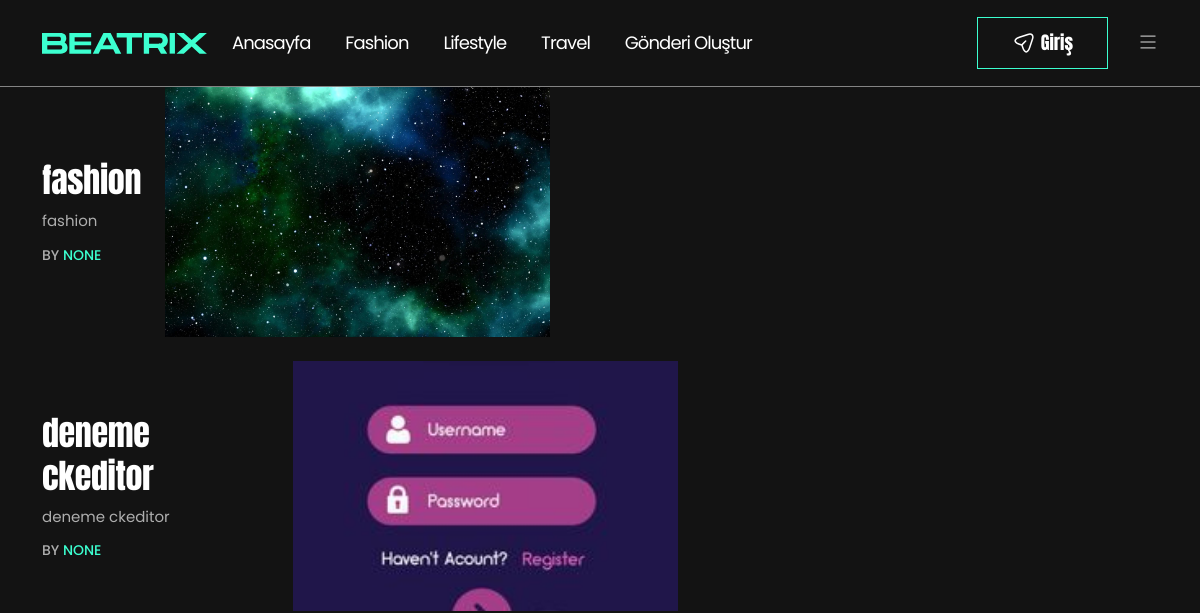
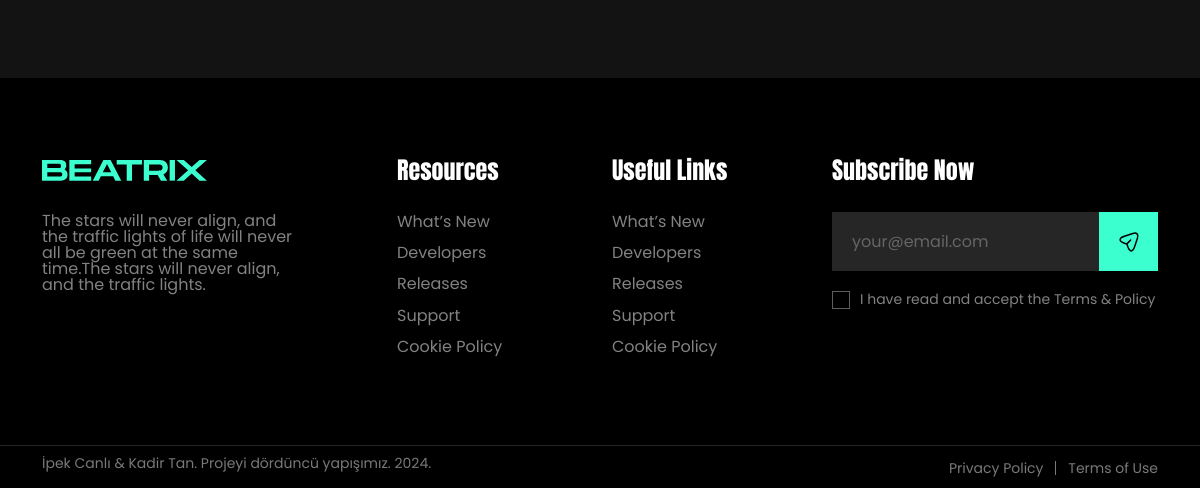
Before: /fashion/ with the older database file (2 pictures, top to bottom).
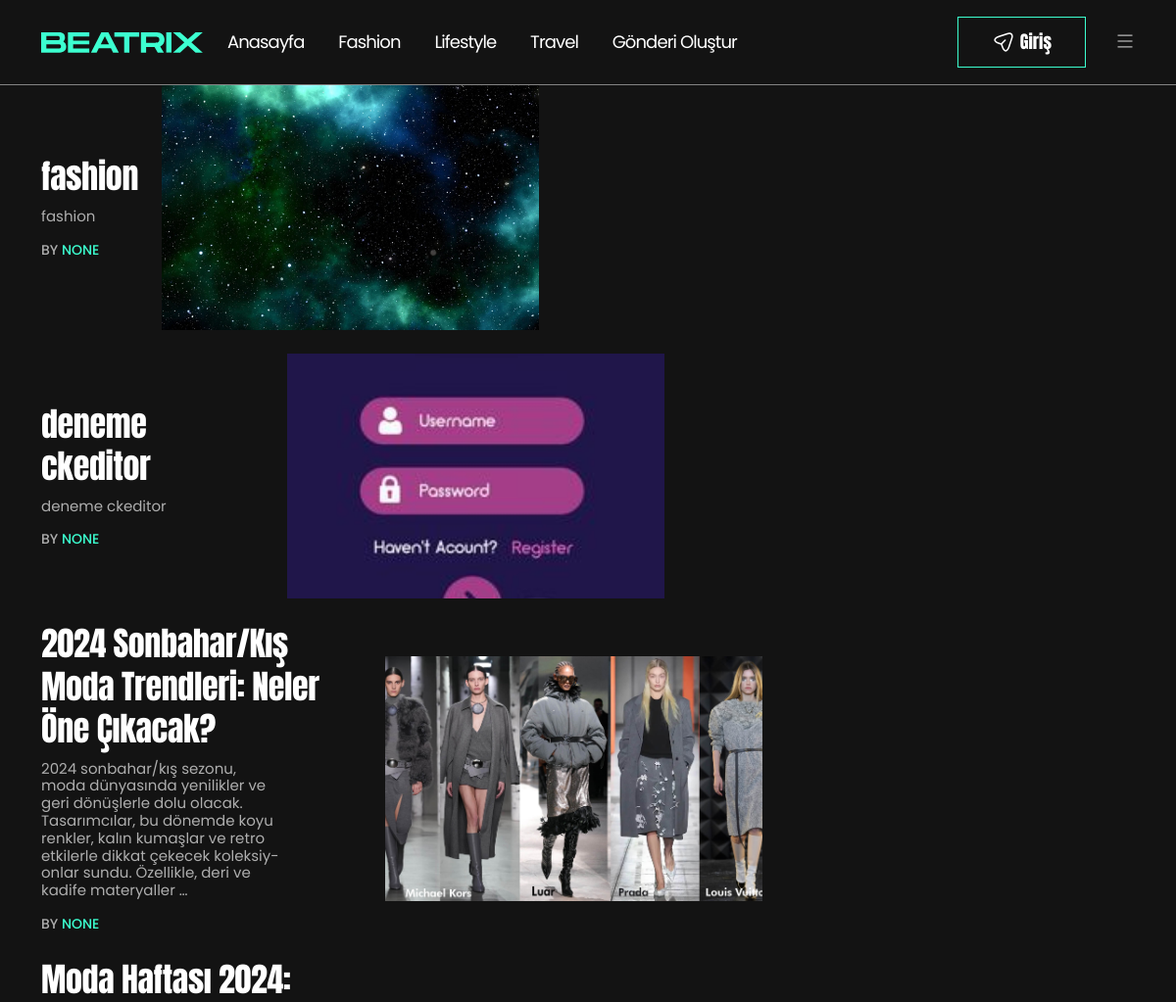
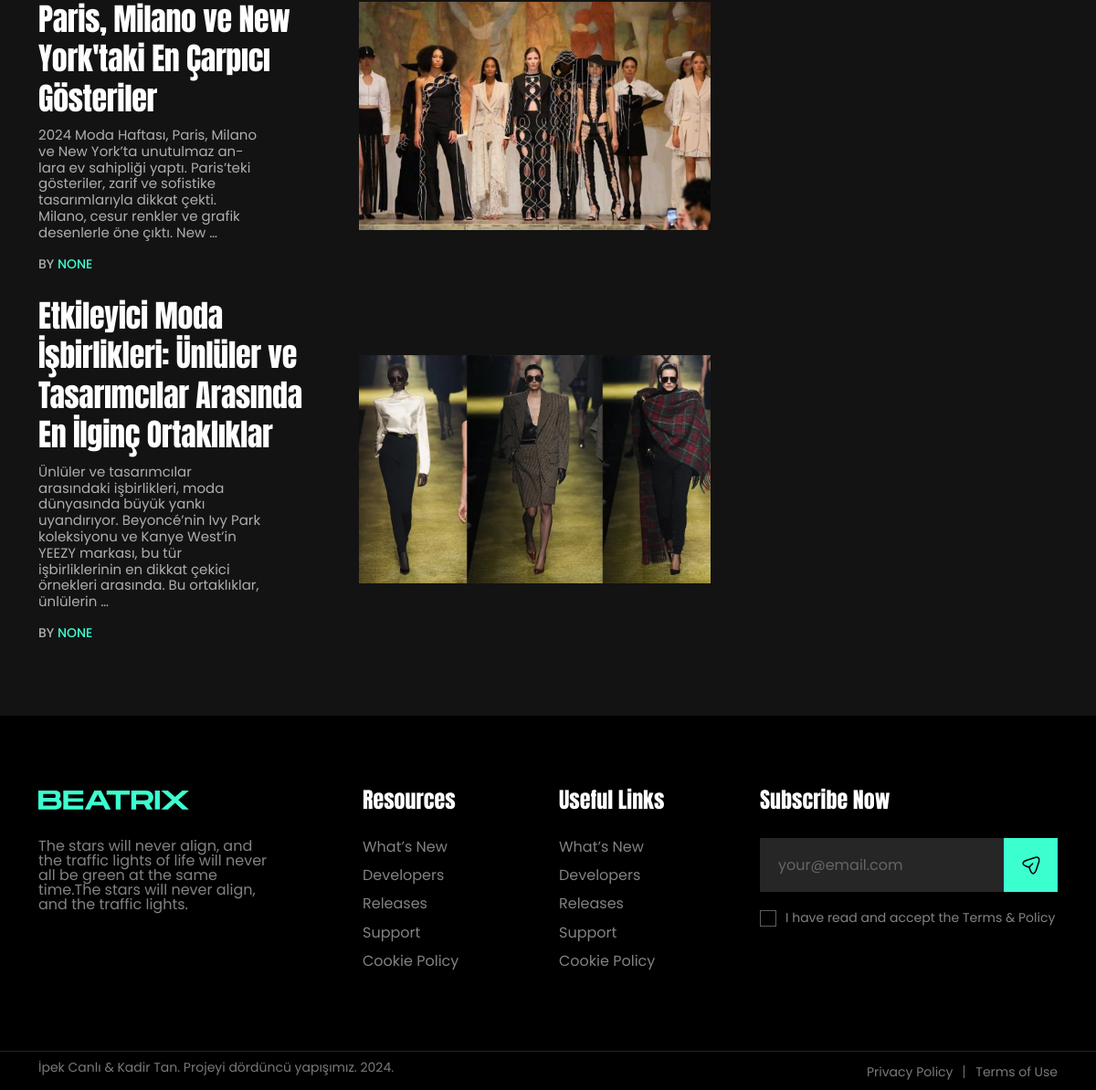
After: the same page with the newer database file (2 pictures, top to bottom).
### Writer/models.py (models this page shows, shortened)
class Post(models.Model):
    title = models.CharField(max_length=200)
    user = models.ForeignKey(User, on_delete=models.CASCADE, null=True, blank=True)
    writer = models.ForeignKey('Writer', verbose_name="Yazar", on_delete=models.CASCADE, related_name='posts', null=True, blank=True)
    category = models.ForeignKey(Category, on_delete=models.CASCADE, null=True, blank=True)
    content = RichTextField()
    is_published = models.BooleanField(default=False)
    live_date = models.DateTimeField(default=timezone.now)
    created_date = models.DateTimeField(auto_now_add=True)
    updated_date = models.DateTimeField(auto_now=True)
    image = models.ImageField(upload_to='images/', null=True, blank=True)
    is_delete = models.BooleanField(verbose_name=('Silindi?'), default=False)
    delete_date = models.DateTimeField(verbose_name=('Silinme Tarihi'), blank=True, null=True)
    view_count = models.PositiveIntegerField(default=0)

### Main/views.py (the view)
# urls.py: path('fashion/', fashion, name='fashion'),
def fashion(request):
    fashion_posts = Post.objects.filter(category__name='Fashion')
    return render(request, 'Main/fashion.html', {'fashions': fashion_posts})

### Main/templates/Main/fashion.html (shortened to what this page needs)
{% extends 'Main/base.html' %}
{% load static %}
{% block content %}
  <div class="theme-blog-page-area mb-80">
    <div class="container">
      <div class="row">
        <div class="col-lg-8">
          <div class="row">
            <div class="col-lg-12">
              {% for fashion in fashions %}
                <article class="post-block-style-wrapper post-block-template-four">
                  <div class="post-block-style-inner post-block-list-style-inner">
                    <div class="post-block-content-wrap">
                      <div class="post-item-title">
                        <h2 class="post-title"><a href="{% url 'post-detail' 'fashion' fashion.id %}">{{ fashion.title }}</a></h2>
                      </div>
                      <div class="post-excerpt-box">
                        <p>{{ fashion.content|safe|truncatewords:30 }}</p>
                      </div>
                      <div class="post-bottom-meta-list">
                        <div class="post-meta-author-box">
                          By <a href="javascript:void(0)">{{ fashion.user }}</a>
                        </div>
                      </div>
                    </div>
                    {% if fashion.image %}
                      <div class="post-block-media-wrap">
                        <a href="{% url 'post-detail' 'fashion' fashion.id %}"><img src="{{ fashion.image.url }}" alt="{{ fashion.title }}" /></a>
                      </div>
                    {% endif %}
                  </div>
                </article>
              {% endfor %}
            </div>
          </div>
        </div>
        <div class="col-lg-4"></div>
      </div>
    </div>
  </div>
{% endblock %}

### Main/templates/Main/base.html (shortened to what this page needs)
{% load static %}
<!DOCTYPE html>
<html class="no-js" lang="en">
  <head>
    <link rel="stylesheet" href="{% static 'assets/css/vendor/bootstrap.min.css' %}" />
    <link rel="stylesheet" href="{% static 'assets/css/vendor/font-awesome.css' %}" />
    <link rel="stylesheet" href="{% static 'assets/css/vendor/icon-font.css' %}" />
    <link rel="stylesheet" href="{% static 'assets/css/vendor/remixicon.css' %}" />
    <link rel="stylesheet" href="{% static 'assets/css/app.css' %}" />
    <link rel="stylesheet" href="{% static 'assets/css/responsive.css' %}" />
  </head>
  <body>
    <div id="main-wrapper" class="main-wrapper">
      <header id="theme-header-one" class="theme-header-main header-style-one">
        <div class="theme-header-area">
          <div class="container">
            <div class="row align-items-center">
              <div class="col-lg-2">
                <div class="logo theme-logo">
                  <a href="{% url 'index' %}"><img src="{% static 'assets/media/logo.svg' %}" alt="Logo" /></a>
                </div>
              </div>
              <div class="col-lg-6">
                <div class="nav-menu-wrapper">
                  <div class="mainmenu">
                    <nav class="nav-main-wrap">
                      <ul class="theme-navigation-wrap theme-main-menu">
                        <li>
                          <a href="{% url 'index' %}">Anasayfa</a>
                        </li>
                        <li>
                          <a href="{% url 'fashion' %}">Fashion</a>
                        </li>
                        <li>
                          <a href="{% url 'lifestyle' %}">Lifestyle</a>
                        </li>
                        <li>
                          <a href="{% url 'travel' %}">Travel</a>
                        </li>
                        <li>
                          <a href="{% url 'create_post' %}">Gönderi Oluştur</a>
                        </li>
                      </ul>
                    </nav>
                  </div>
                </div>
              </div>
              <div class="col-lg-4">
                <div class="header-right-wrapper">
                  <div class="header_search_wrap">
                    <div class="search-icon theme-search-custom-iconn">
                      <i class="icofont-search-1"></i>
                    </div>
                  </div>
                  <div class="header-subscribe">
                    <a href="{% url 'login' %}" class="subscribe-btn">Giriş</a>
                  </div>
                  <div class="header-burger-menu">
                    <div class="burger-nav-bar">
                      <a class="tp-header__bars tp-menu-bar" href="javascript:void(0)"><i class="ri-menu-fill"></i></a>
                    </div>
                  </div>
                </div>
              </div>
            </div>
          </div>
        </div>
      </header>
      {% block content %}
      {% endblock %}
      <footer class="theme-footer-area">
        <div class="footer-top pt-80 pb-70">
          <div class="container">
            <div class="row">
              <div class="col-lg-3">
                <div class="footer-widget widget">
                  <div class="footer-logo">
                    <a href="index.html"><img src="{% static 'assets/media/logo.svg' %}" alt="Logo" /></a>
                  </div>
                  <p>The stars will never align, and the traffic lights of life will never all be green at the same time.The stars will never align, and the traffic lights.</p>
                  <div class="footer-social">
                    <a href="#"><i class="icofont-facebook"></i></a>
                    <a href="#"><i class="icofont-twitter"></i></a>
                    <a href="#"><i class="icofont-instagram"></i></a>
                    <a href="#"><i class="icofont-linkedin"></i></a>
                  </div>
                </div>
              </div>
              <div class="col-lg-3">
                <div class="footer-widget widget widget-nav-menu ml-70">
                  <h4 class="widget-title">Resources</h4>
                  <ul class="menu">
                    <li>
                      <a href="javascript:void(0)">What’s New</a>
                    </li>
                    <li>
                      <a href="javascript:void(0)">Developers</a>
                    </li>
                    <li>
                      <a href="javascript:void(0)">Releases</a>
                    </li>
                    <li>
                      <a href="javascript:void(0)">Support</a>
                    </li>
                    <li>
                      <a href="javascript:void(0)">Cookie Policy</a>
                    </li>
                  </ul>
                </div>
              </div>
              <div class="col-lg-2">
                <div class="footer-widget widget widget-nav-menu">
                  <h4 class="widget-title">Useful Links</h4>
                  <ul class="menu">
                    <li>
                      <a href="javascript:void(0)">What’s New</a>
                    </li>
                    <li>
                      <a href="javascript:void(0)">Developers</a>
                    </li>
                    <li>
                      <a href="javascript:void(0)">Releases</a>
                    </li>
                    <li>
                      <a href="javascript:void(0)">Support</a>
                    </li>
                    <li>
                      <a href="javascript:void(0)">Cookie Policy</a>
                    </li>
                  </ul>
                </div>
              </div>
              <div class="col-lg-4">
                <div class="footer-widget widget widget-newsletter ml-30">
                  <h4 class="widget-title">Subscribe Now</h4>
                  <div class="footer-newsletter-wrapper">
                    <form action="newsletter.php" method="post">
                      <input type="email" placeholder="your@email.com" name="email" id="footer-email" />
                      <input type="submit" value id="footer-submit" />
                      <label class="custom-label">
                        I have read and accept the Terms & Policy<input type="checkbox" />
                        <span class="checkmark"></span>
                      </label>
                    </form>
                  </div>
                </div>
              </div>
            </div>
          </div>
        </div>
        <div class="footer-divider"></div>
        <div class="footer-bottom">
          <div class="container">
            <div class="row">
              <div class="col-lg-6">
                <div class="copyright-text">
                  <p>İpek Canlı & Kadir Tan. Projeyi dördüncü yapışımız. 2024.</p>
                </div>
              </div>
              <div class="col-lg-6">
                <div class="footer-menu">
                  <ul class="footer-nav">
                    <li>
                      <a href="javascript:void(0)">Privacy Policy</a>
                    </li>
                    <li>
                      <a href="javascript:void(0)">Terms of Use</a>
                    </li>
                  </ul>
                </div>
              </div>
            </div>
          </div>
        </div>
      </footer>
    </div>
  </body>
</html>

### Writer/static/assets/css/responsive.css (style rules this page uses)
@media (min-width: 1200px) and (max-width: 1399px) { .post-block-style-wrapper .post-block-content-wrap .post-excerpt-box p { font-size: 15px; } }

Changed rows visible on the page:
added Post: title "2024 Sonbahar/Kış Moda Trendleri: Neler Öne Çıkacak?", content "2024 sonbahar/kış sezonu, moda dünyasında yenilikler ve geri dönüşlerle dolu olacak. Tasarımcılar, bu dönemde koyu renkler, kalın kumaşlar ve retro etkilerle dikkat çekecek koleksiyonlar sundu. Özellikle, deri ve kadife materyaller …", user "NONE", image (picture)
added Post: title "Moda Haftası 2024: Paris, Milano ve New York'taki En Çarpıcı Gösteriler", content "2024 Moda Haftası, Paris, Milano ve New York’ta unutulmaz anlara ev sahipliği yaptı. Paris’teki gösteriler, zarif ve sofistike tasarımlarıyla dikkat çekti. Milano, cesur renkler ve grafik desenlerle öne çıktı. New …", user "NONE", image (picture)
added Post: title "Etkileyici Moda İşbirlikleri: Ünlüler ve Tasarımcılar Arasında En İlginç Ortaklıklar", content "Ünlüler ve tasarımcılar arasındaki işbirlikleri, moda dünyasında büyük yankı uyandırıyor. Beyoncé’nin Ivy Park koleksiyonu ve Kanye West’in YEEZY markası, bu tür işbirliklerinin en dikkat çekici örnekleri arasında. Bu ortaklıklar, ünlülerin …", user "NONE", image (picture)
